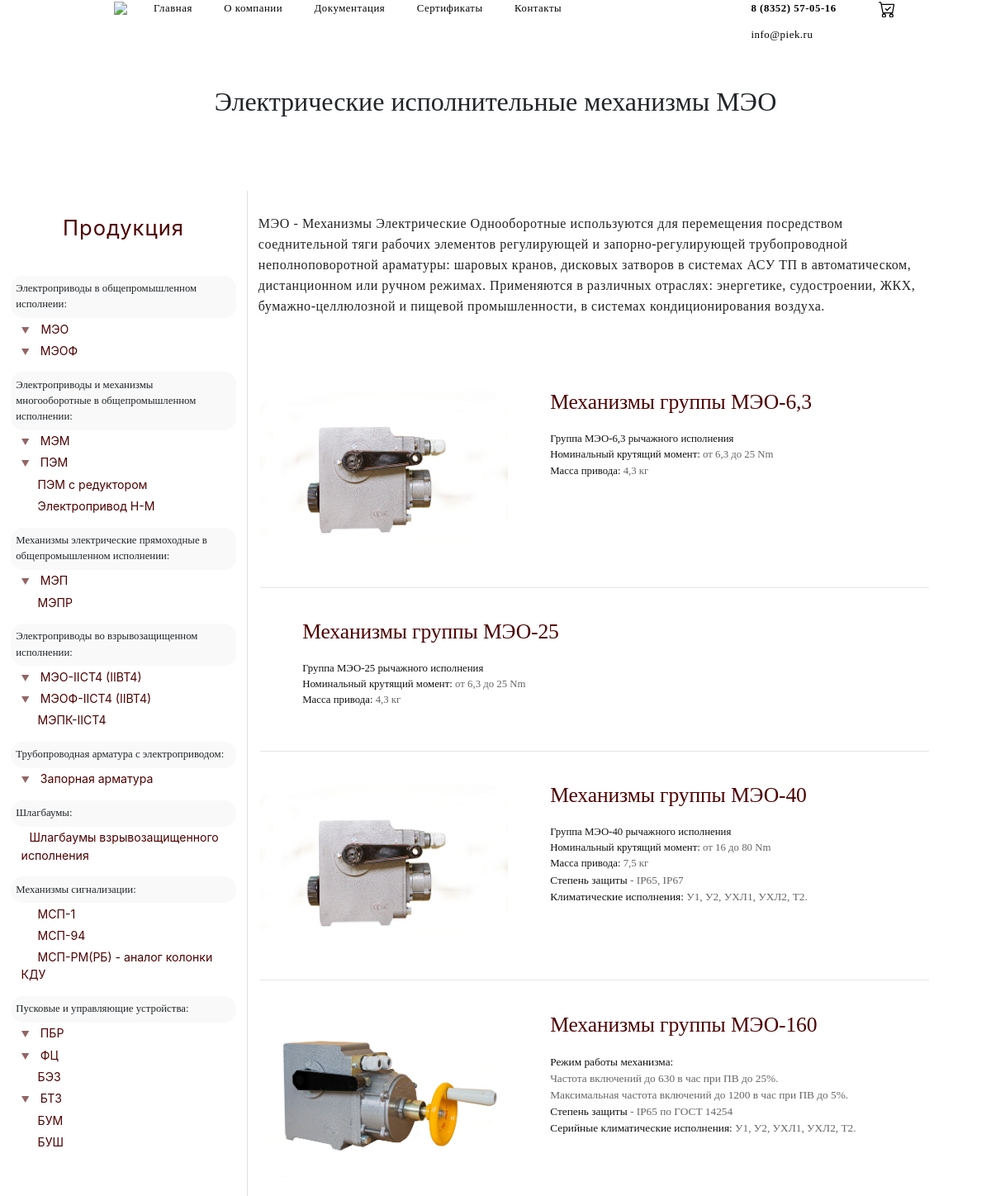
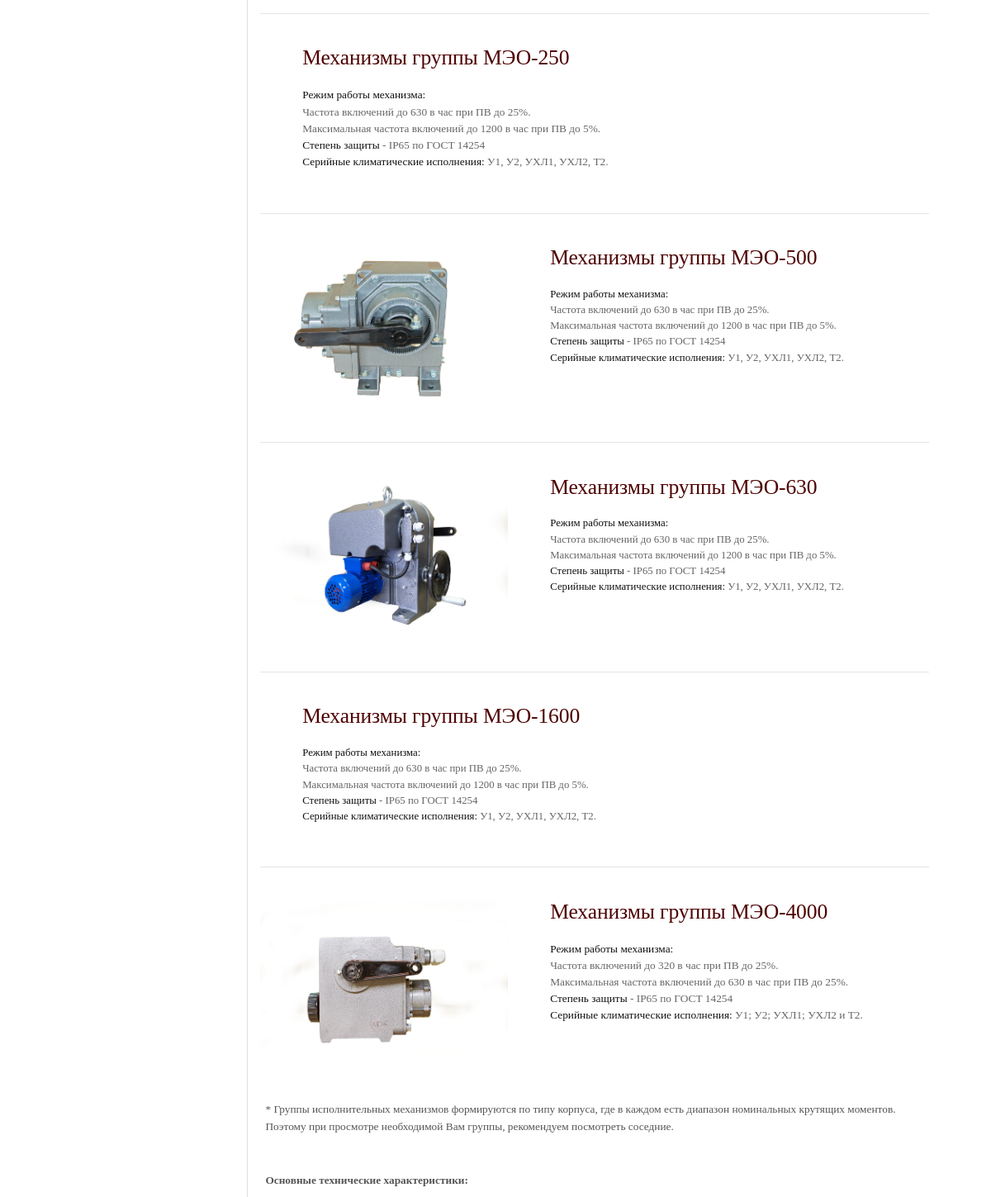
/catalog/mechanisms/meo/ (upper part), run on an earlier commit of the app's database (2 pictures, top to bottom).
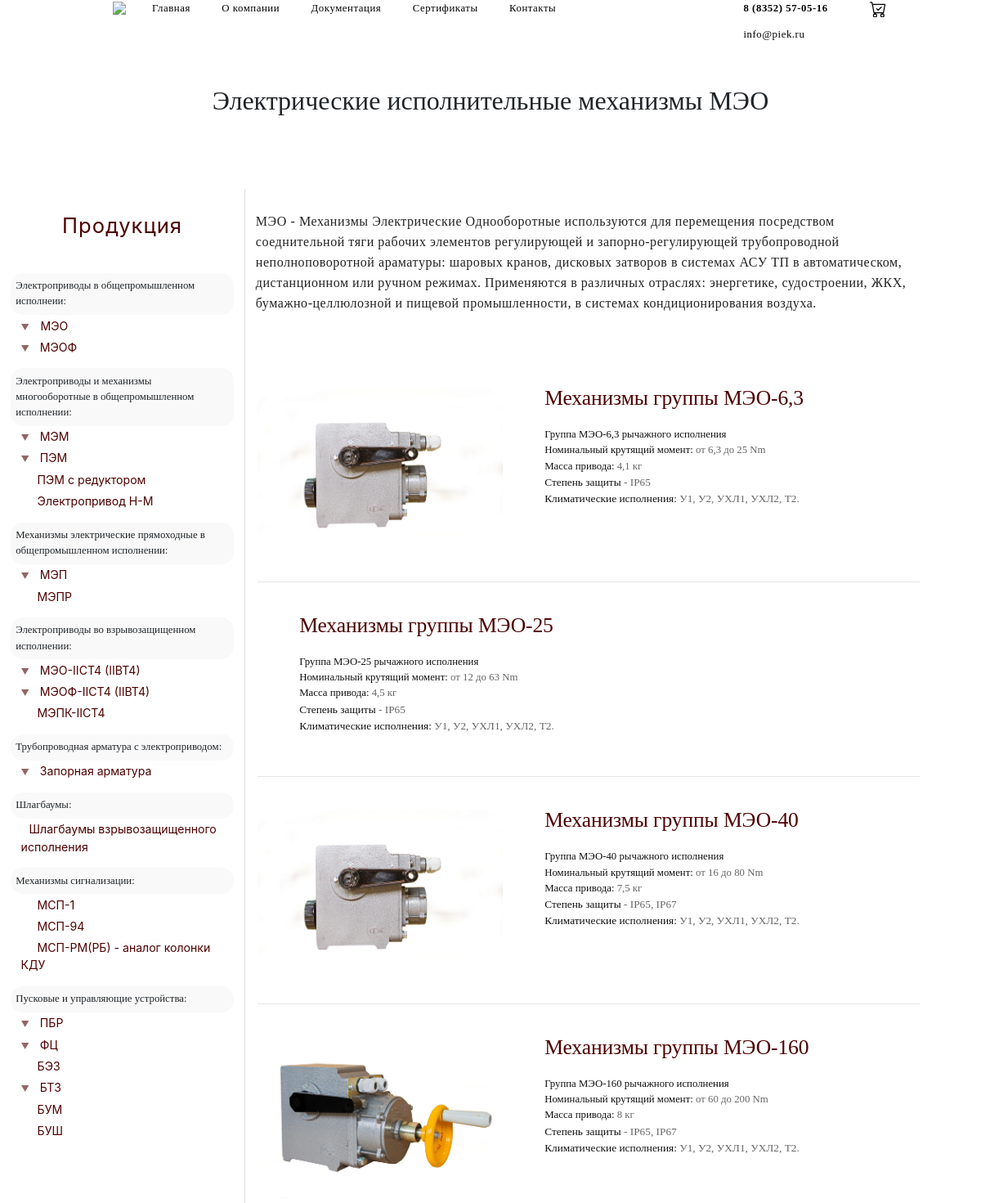
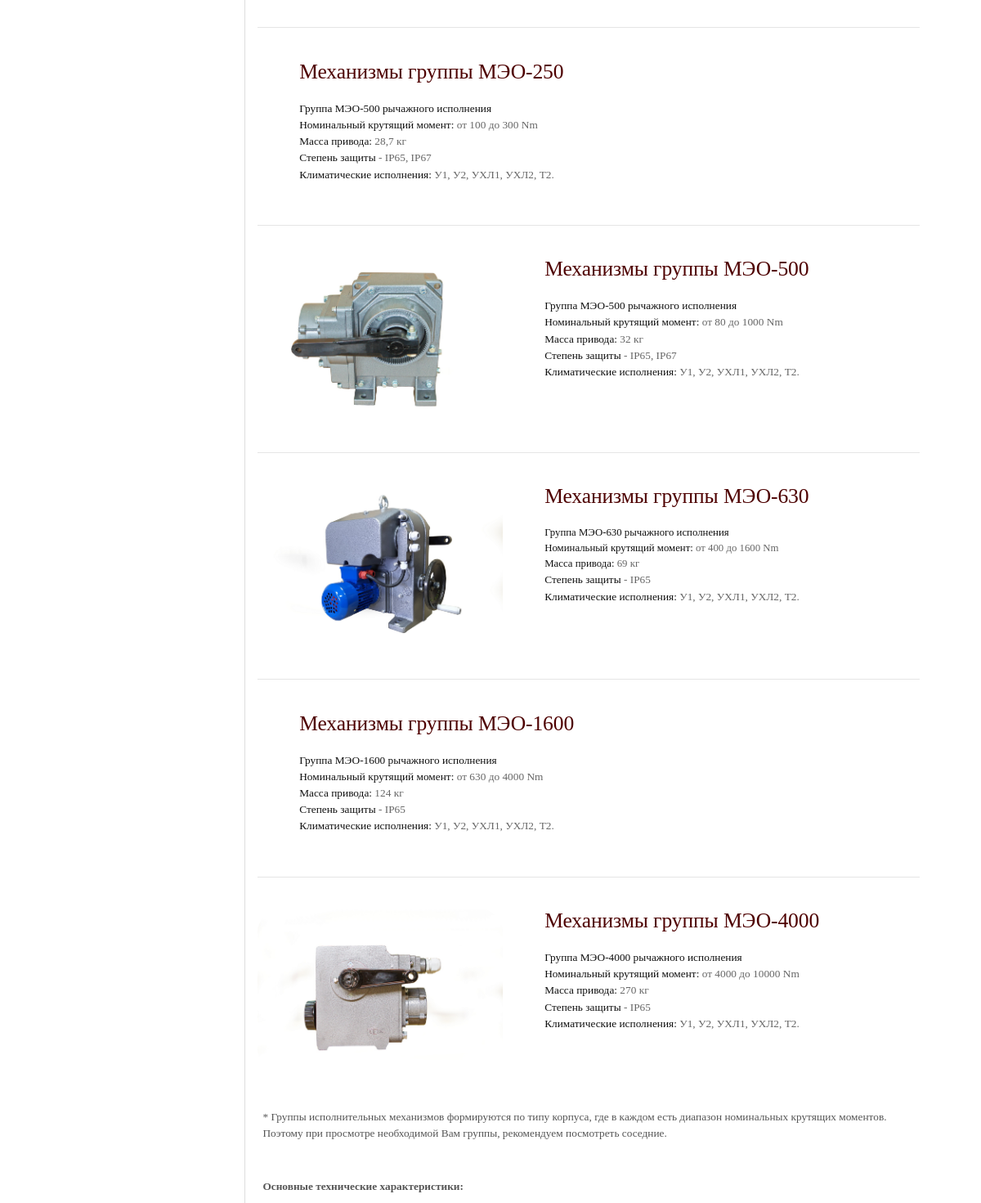
And on a later commit of the database (2 pictures, top to bottom).
### mainapp/models.py (models this page shows, shortened)
class Product(models.Model):
    parent       = models.ForeignKey(Group, on_delete=models.CASCADE)
    slug_product = models.SlugField('url', help_text='for instance, "40 or 6_3"')
    meta_description = models.TextField(null=True, blank=True)
    img          = models.ImageField('Изображение для ссылки', upload_to='mechanisms_preview')
    href_title   = models.CharField("title group", max_length=250,)
    name         = models.CharField(max_length=250)
    h1_mod       = models.CharField(max_length=250)
    mod_table    = HTMLField(help_text="Указание идентификатора обязательно. id = 'MOD'")
    description  = HTMLField('description group', null=True, blank=True)
    content      = HTMLField()
    class Meta:
        ordering = ['id']

### mainapp/views.py (the view)
# urls.py: path('catalog/<path:slug>/', SubgroupDetailView, name='SubgroupDetailView'),
def SubgroupDetailView(request, slug):
    subgroup_info = get_object_or_404(Group, slug=slug)
    product_list  = Product.objects.filter(parent__slug=slug)
    return render(
    request,
    'mainapp/SubgroupDetailView.html',
    context = {
    'subgroup_info' : subgroup_info,
    'product_list'  : product_list,
    'in_cart_counter': cart_counter(request),
    })

### mainapp/views_cart.py (called while the page is built)
def cart_counter(request):
    counter = 0
    if 'piek_cart' in request.session:
        for i in range(0, len(request.session['piek_cart'])):
            counter += int(request.session['piek_cart'][i].get('quantity'))
    return counter

### mainapp/templates/mainapp/SubgroupDetailView.html (shortened to what this page needs)
<!DOCTYPE html>
{% load static %}
<html xmlns="http://www.w3.org/1999/xhtml">
<head>
	{% include 'mainapp/head-property.html' %}
	<link href="{% static 'css/SubgroupDetailView.css' %}" rel="stylesheet">
</head>
<body>
	{% if subgroup_info.pic_of_hat %}
	<style media="screen">
	:root{
		--navbar_bg_color: inherit;
		--nav_link_color: #fff;
		}
	</style>
	<div class="banner" style="background-image: url({{ subgroup_info.pic_of_hat.url }});">
		{% include 'mainapp/header.html' %}
		<div class="container h-75">
		<h1
		class="container banner-title align-middle p-3">{{subgroup_info.name}}</h1>
	</div>
</div>
<style media="screen">
.main-property{
	margin-top: 465px;
	border-top-left-radius: 40px;
	border-top-right-radius: 40px;
	z-index: 10;
	-webkit-box-shadow: 0px -4px 1px 1px rgba(237,237,237,1);
	-moz-box-shadow: 0px -4px 1px 1px rgba(237,237,237,1);
	box-shadow: 0px -4px 1px 1px rgba(237,237,237,1);
}
main{margin-bottom: -40px !important;}
.footer{position: relative;}
@media (max-width: 768px){
	.main-property {
		border-top-left-radius: 0px;
		border-top-right-radius: 0px;
		margin-top: 0px !important;
	}
	.banner{
		position: relative;
		top: 0 !important;
		z-index: 99;
	}
}
</style>
{% else %}
{% include 'mainapp/header.html' %}
<div class="container title" style="z-index: 3!important; position: relative;background-color: #fff;">
	<div class="rellax" data-rellax-speed="3">
		<h1 class="d-flex justify-content-center iphone-text-small py-md-3 py-5 px-3 text-center mb-0">{{subgroup_info.name}}</h1>
	</div>
</div>
{% endif %}
<main class="main-property">
	<div class="row p-0 m-0">
		<div class="col-lg-3 d-none d-lg-flex justify-content-end p-0">
			{% include 'mainapp/sidebar.html' %}
		</div>
		<div class="col-12 col-lg-9 col-xxl-6 col-xxl-pre-index col-xxl-6-index p-0">
			<div id="content-right" class="m-auto">
				{% if subgroup_info.description %}<div class="px-3 pt-5 subgroup-description">{{subgroup_info.description | safe }}</div>{% endif %}
				<section class="container m-auto pt-5">
					{% for product in product_list %}
					<div class="d-flex wrapper py-2 py-md-5 ">
						<a href="info/{{ product.slug_product }}" class="w-100">
							<div class="d-flex">
								<div class="flex-column justify-content-start py-3 py-md-0">
									<img src="{{ product.img.url }}" alt="">
								</div>
								<div class="flex-column justify-content-center w-100 px-md-5 position-relative">
									<h1 class="pb-md-3 px-3 py-4 py-md-0 text-center text-sm-left">{{ product.href_title }}</h1>
									<div class="d-none px-3 py-2 py-md-0 d-sm-flex flex-column description">{{ product.description |safe }}</div>
								</div>
							</div>
						</a>
					</div>
					{% endfor %}
				</section>
				<section class="container pb-5">
					<div class="content p-2">{{ subgroup_info.content|safe }}</div>
				</section>
		</div>
	</div>
</main>
</body>
</html>

What changed in the data, as far as the page shows it:
changed Product "Механизмы группы МЭО-6,3": description "Группа МЭО-6,3 рычажного исполнения Номинальный крутящий момент: от 6,3 до 25 Nm Масса привода: 4,3 кг" → "…25 Nm Масса привода: 4,1 кг Степень защиты - IР65 Климатические исполнения: У1, У2, УХЛ1, УХЛ2, Т2."
changed Product "Механизмы группы МЭО-25": description "Группа МЭО-25 рычажного исполнения Номинальный крутящий момент: от 6,3 до 25 Nm Масса привода: 4,3 кг" → "…Номинальный крутящий момент: от 12 до 63 Nm Масса привода: 4,5 кг Степень защиты - IР65 Климатические исполнения: У1, У2, УХЛ1, УХЛ2, Т2."
changed Product "Механизмы группы МЭО-160": description "Режим работы механизма: Частота включений до 630 в час при ПВ до 25%. Максимальная частота включений до 1200 в час при ПВ до 5%. Степень защиты - IР65 по ГОСТ 14254 Серийные климатические исполнения: У1, У2, УХЛ1,…" → "Группа МЭО-160 рычажного исполнения Номинальный крутящий момент: от 60 до 200 Nm Масса привода: 8 кг Степень защиты - IР65, IР67 Климатические исполнения: У1, У2, УХЛ1,…"
changed Product "Механизмы группы МЭО-250": description "Режим работы механизма: Частота включений до 630 в час при ПВ до 25%. Максимальная частота включений до 1200 в час при ПВ до 5%. Степень защиты - IР65 по ГОСТ 14254 Серийные климатические исполнения: У1, У2, УХЛ1,…" → "Группа МЭО-500 рычажного исполнения Номинальный крутящий момент: от 100 до 300 Nm Масса привода: 28,7 кг Степень защиты - IР65, IР67 Климатические исполнения: У1, У2, УХЛ1,…"
changed Product "Механизмы группы МЭО-500": description "Режим работы механизма: Частота включений до 630 в час при ПВ до 25%. Максимальная частота включений до 1200 в час при ПВ до 5%. Степень защиты - IР65 по ГОСТ 14254 Серийные климатические исполнения: У1, У2, УХЛ1,…" → "Группа МЭО-500 рычажного исполнения Номинальный крутящий момент: от 80 до 1000 Nm Масса привода: 32 кг Степень защиты - IР65, IР67 Климатические исполнения: У1, У2, УХЛ1,…"
changed Product "Механизмы группы МЭО-630": description "Режим работы механизма: Частота включений до 630 в час при ПВ до 25%. Максимальная частота включений до 1200 в час при ПВ до 5%. Степень защиты - IР65 по ГОСТ 14254 Серийные климатические исполнения: У1, У2, УХЛ1,…" → "Группа МЭО-630 рычажного исполнения Номинальный крутящий момент: от 400 до 1600 Nm Масса привода: 69 кг Степень защиты - IР65 Климатические исполнения: У1, У2, УХЛ1,…"
changed Product "Механизмы группы МЭО-1600": description "Режим работы механизма: Частота включений до 630 в час при ПВ до 25%. Максимальная частота включений до 1200 в час при ПВ до 5%. Степень защиты - IР65 по ГОСТ 14254 Серийные климатические исполнения: У1, У2, УХЛ1,…" → "Группа МЭО-1600 рычажного исполнения Номинальный крутящий момент: от 630 до 4000 Nm Масса привода: 124 кг Степень защиты - IР65 Климатические исполнения: У1, У2, УХЛ1,…"
changed Product "Механизмы группы МЭО-4000": description "Режим работы механизма: Частота включений до 320 в час при ПВ до 25%. Максимальная частота включений до 630 в час при ПВ до 25%. Степень защиты - IР65 по ГОСТ 14254 Серийные климатические исполнения: У1; У2; УХЛ1; УХЛ2 и Т2." → "Группа МЭО-4000 рычажного исполнения Номинальный крутящий момент: от 4000 до 10000 Nm Масса привода: 270 кг Степень защиты - IР65 Климатические исполнения: У1, У2, УХЛ1, УХЛ2, Т2."
